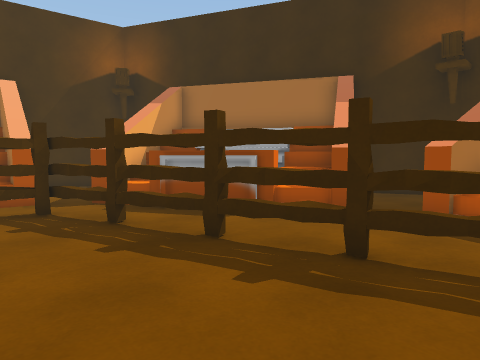
View 1 (above)

16 first-person views from a walk through a Unity game level. The camera is 1.3 m above the floor, tilts 4° down and sees 70° across. The floor is counted in squares, 1 m on a side. Each view is taken from the middle of a square. On the plan, view 1 faces up. The plan holds only what a view shows up to about 15 squares ahead; the rest is blank. The place goes on beyond the plan. Some surface patterns are stand-ins.

View 2
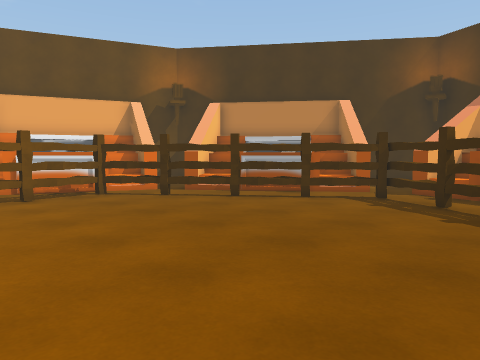

View 3
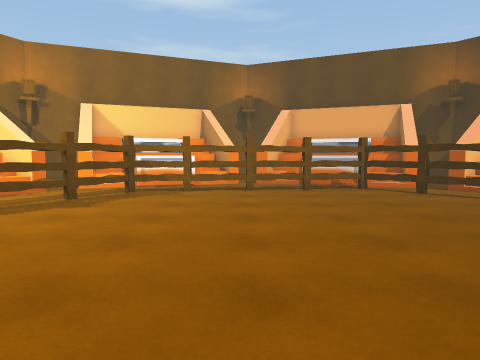

View 4
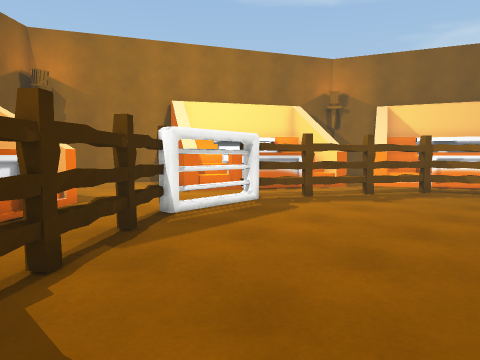

View 5
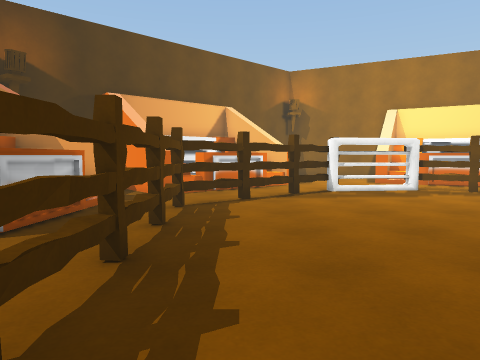

View 6
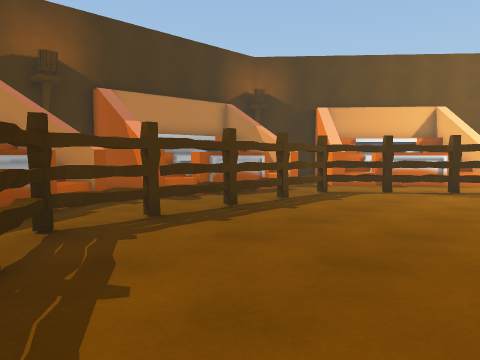

View 7
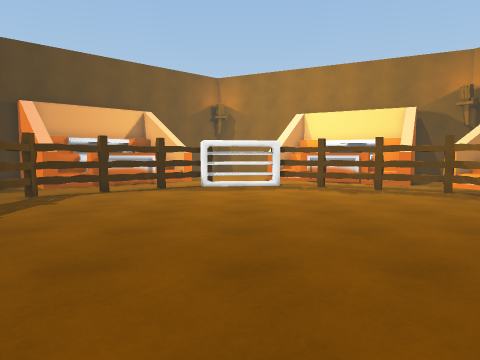

View 8
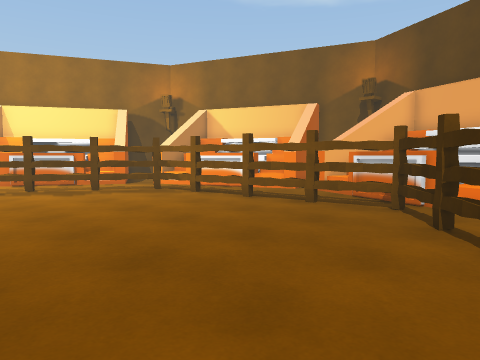

View 9
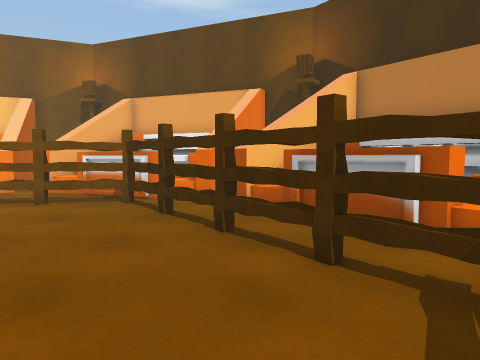

View 10
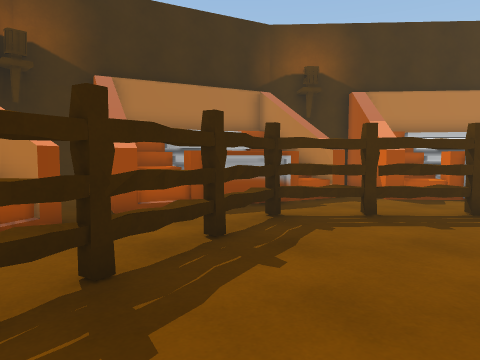

View 11
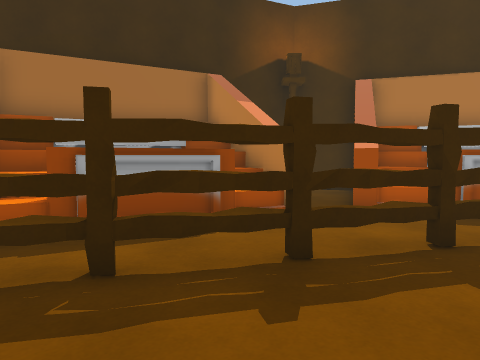

View 12
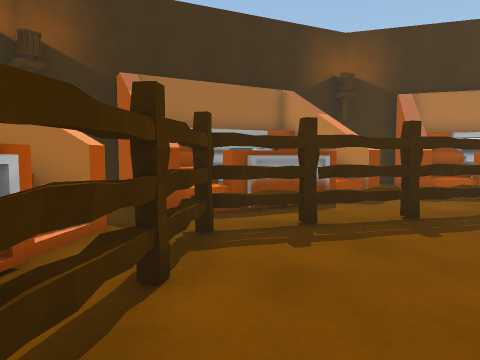

View 13
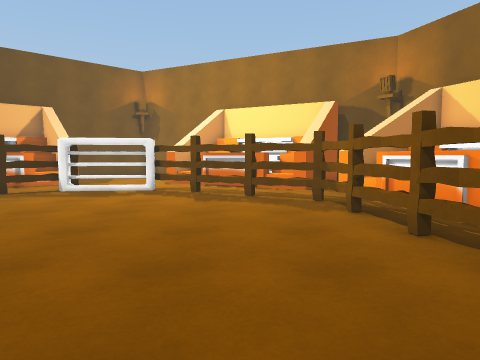

View 14
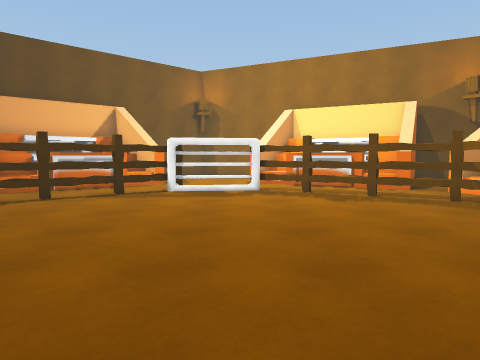

View 15
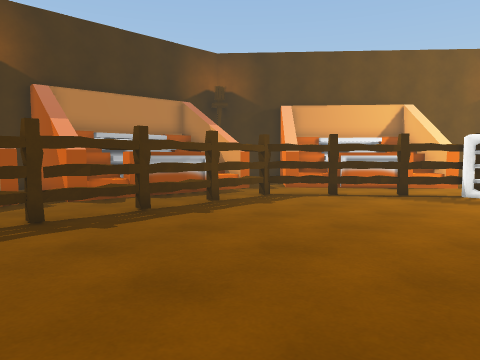

View 16
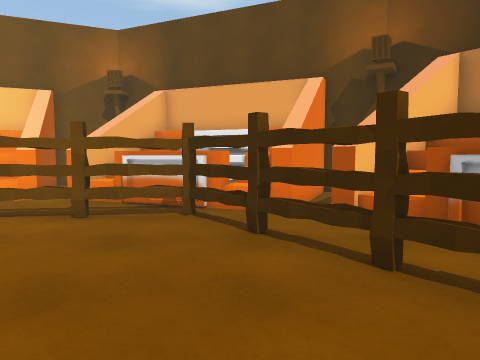

### Floor plan
Key: @ floor where view 1 was taken; # wall or solid block; . main floor; : floor 0.5 m higher than the main floor; + floor 0.75 m higher than the main floor; * floor 1.25 m higher than the main floor; % floor 1.75 m higher than the main floor; = window, fence, low wall or low ledge; ^ raised ledge; F fence; O other object.
Columns run from 13 left of view 1 to 6 right of it. Each row starts with its distance up from view 1.
 10    # ### ##=#  ##
  9    %*+:###=^^ =##
  8  #   ^#..F..^^#### #
  7  ##=^^.FF.FF.....###
  6   ##^.FF...FFF...#=#
  5 ####.FF......FF...^
  4 ##.FF..........FF.^
  3 #.FF............FF.^
  2 ^FF..............F.#
  1 ^FF..............F.
  0 #.F..........@...F.O
 -1  .F..............F.O
 -2  .F..............F.O
 -3  .F..............F.O
 -4  .F..............F.O
 -5 #.F..............F.O
 -6 ^.F.............FF.O
 -7 ^#FF...........FF..O
 -8  #..FF........FF..
 -9 ##...FFF.....F...###
-10 ####...FFOOFF...^###
-11   ###^... .....^^+ #
-12     #^^#     =#    #

Where each view was taken, in squares from view 1:
view 1: 0 up, 0 right, facing up
view 2: 3 down, 0 right, facing up-left
view 3: 3 down, 2 right, facing left
view 4: 3 down, 3 right, facing down-left
view 5: 3 up, 2 right, facing down
view 6: 5 up, 3 left, facing down-right
view 7: 5 up, 3 left, facing down
view 8: 5 up, 3 left, facing down-left
view 9: 5 up, 2 left, facing left
view 10: 4 up, 4 left, facing right
view 11: 3 up, 4 left, facing up-right
view 12: 3 up, 8 left, facing up-right
view 13: 3 up, 8 left, facing down
view 14: 3 up, 4 left, facing down
view 15: 3 up, 4 left, facing down-right
view 16: 3 up, 4 left, facing left
